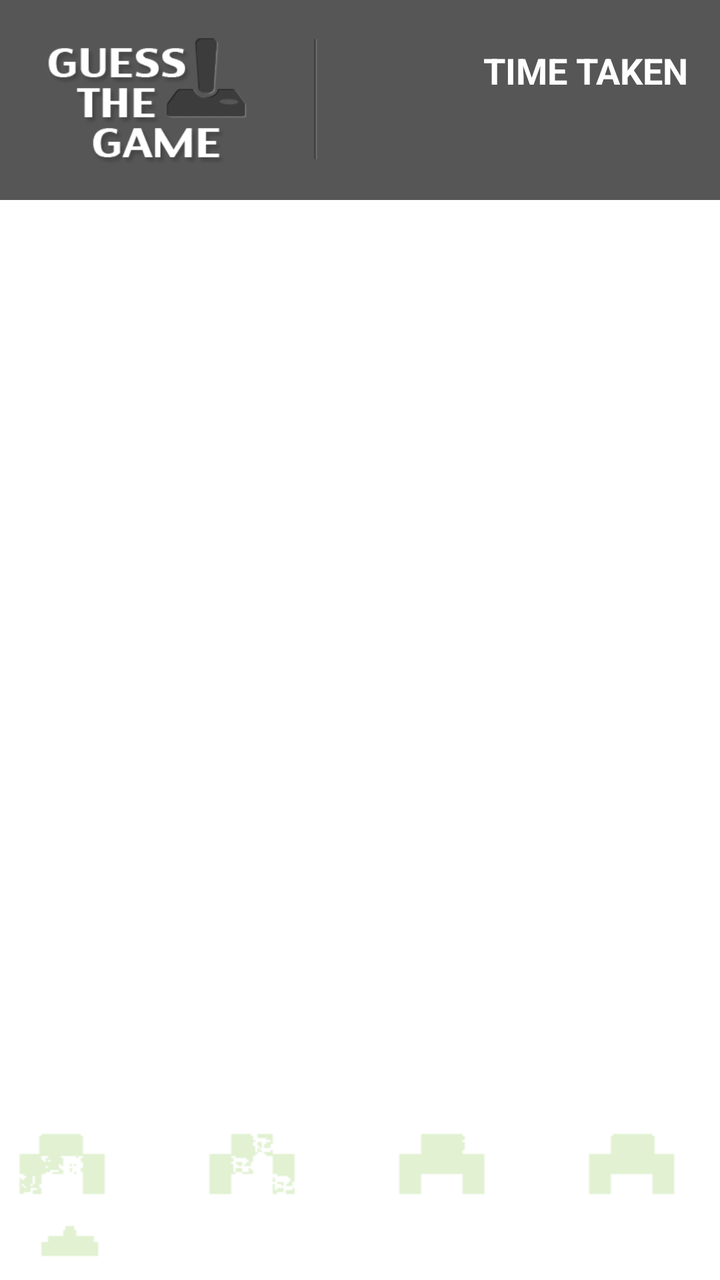
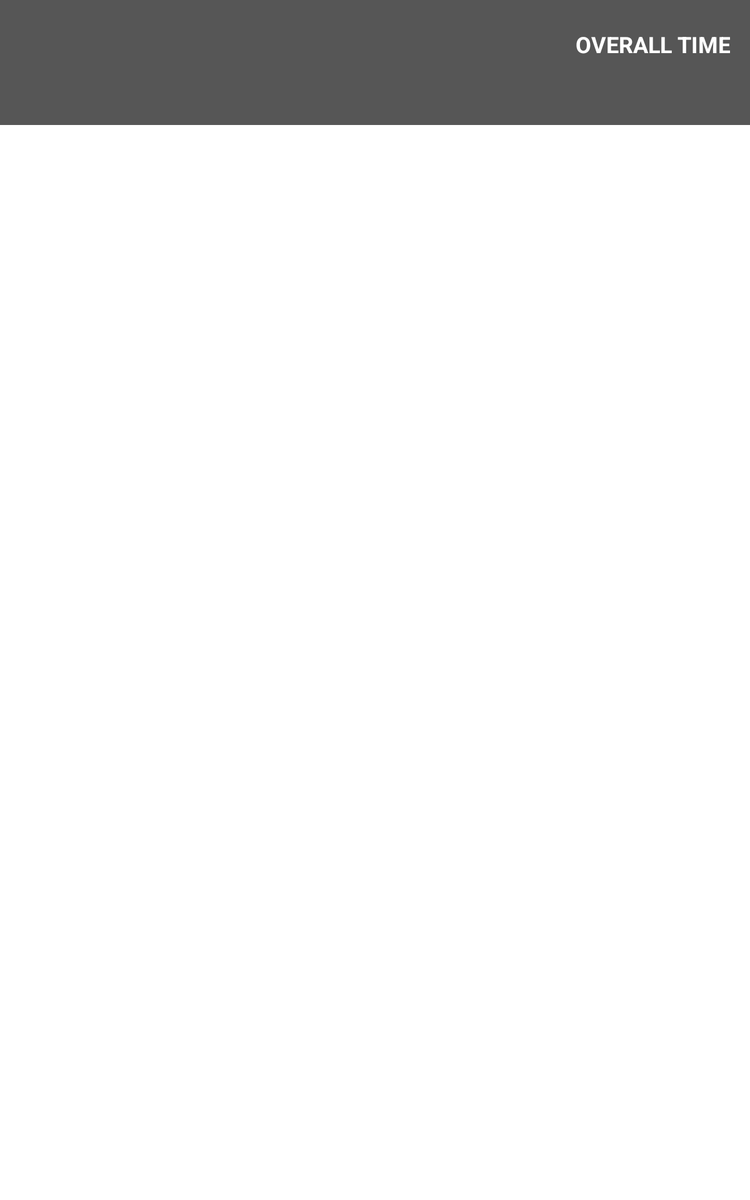

The same Android screen from two of the app's own layout files: first res/layout/ as a phone draws it, then the repository's variant for another configuration, drawn on a device whose configuration selects that folder. Both files follow.
<!-- AndroidManifest.xml: application theme AppTheme -->
<!-- res/layout/activity_main.xml -->
<RelativeLayout xmlns:android="http://schemas.android.com/apk/res/android"
    xmlns:tools="http://schemas.android.com/tools"
    android:layout_width="match_parent"
    android:layout_height="match_parent"
    tools:context=".MainActivity" >
	
     <RelativeLayout 
		android:layout_width="fill_parent"
		android:layout_height="wrap_content"
		android:background="@drawable/footer"
		android:layout_alignParentBottom="true"
		/>
    
    <LinearLayout
        android:id="@+id/header"
        android:layout_height="100dp"
        android:layout_width="fill_parent"
        android:background="#565656"
        android:padding="10dp"
        >
        
        <RelativeLayout 
            android:layout_width="fill_parent"
            android:layout_height="fill_parent"
            android:orientation="horizontal"
			android:gravity="center_vertical"
            >
            
            <ImageView
				android:id="@+id/logo"
				android:layout_width="160dp"
		        android:layout_height="70dp"
				android:src="@drawable/logo" 
				android:gravity="center_vertical|center_horizontal"
				/>
	        
	        <TextView
	            android:id="@+id/username" 
	            android:layout_width="wrap_content"
	            android:layout_height="wrap_content"
	            android:text="TIME TAKEN"
	            android:layout_alignParentRight="true"
	            android:textColor="#FFFFFF"
	            android:layout_marginRight="6dp"
	            android:layout_marginBottom="-10dp"
	            android:layout_marginTop="8dp"
	            android:textSize="18dp"
	            android:textStyle="bold"
	            android:textAllCaps="true"
	            android:gravity="center_vertical|center_horizontal"
	            />
	        
	        <TextView
	            android:id="@+id/time" 
	            android:layout_width="wrap_content"
	            android:layout_height="wrap_content"
	            android:text=""
	            android:layout_below="@+id/username"
	            android:textSize="36dp"
	            android:textColor="#b6d74d"
	            android:layout_marginRight="4dp"
	            android:layout_marginTop="-5dp"
	            android:gravity="center_vertical|center_horizontal"
	            android:layout_alignParentRight="true"
	            />
	        
        </RelativeLayout>
        
    </LinearLayout>
    
    <ListView
		android:id="@+id/levels"
		android:layout_width="fill_parent"
		android:layout_height="wrap_content"
		android:paddingLeft="0dp"
		android:paddingRight="0dp"
	   	android:layout_below="@+id/header"
	   	android:divider="@android:color/transparent"
	   	android:dividerHeight="12dp"
	   	android:paddingTop="12dp"
	   	android:paddingBottom="12dp"
	   	android:listSelector="@android:color/transparent"
	   	android:fadingEdgeLength="0dp"
	   	/>
    
</RelativeLayout>
<!-- resources referenced by this layout -->
<resources>
  <!-- drawable footer: png bitmap (drawable, 7580 bytes) -->
  <!-- drawable logo: png bitmap (drawable, 13458 bytes) -->
  <style name="AppTheme" parent="AppBaseTheme">
          
      </style>
  <!-- from res/values-v11/ -->
  <style name="AppBaseTheme" parent="android:Theme.Holo.Light.NoActionBar">
          
      </style>
</resources>
<!-- res/layout-sw600dp/activity_main.xml (the repository's variant of the layout above) -->
<!-- drawn on a 7-inch tablet held upright -->
<RelativeLayout xmlns:android="http://schemas.android.com/apk/res/android"
    xmlns:tools="http://schemas.android.com/tools"
    android:layout_width="match_parent"
    android:layout_height="match_parent"
    tools:context=".MainActivity" >
	
    
    
    <LinearLayout
        android:id="@+id/header"
        android:layout_height="100dp"
        android:layout_width="fill_parent"
        android:background="#565656"
        android:padding="10dp"
        >
        
        <RelativeLayout 
            android:layout_width="fill_parent"
            android:layout_height="fill_parent"
            android:orientation="horizontal"
			android:gravity="center_vertical"
            >
            
            <ImageView
				android:id="@+id/logo"
				android:layout_width="160dp"
		        android:layout_height="70dp"
				android:src="@drawable/logo_header" 
				android:gravity="center_vertical|center_horizontal"
				/>
	        
	        <TextView
	            android:id="@+id/timeText" 
	            android:layout_width="wrap_content"
	            android:layout_height="wrap_content"
	            android:text="OVERALL TIME"
	            android:layout_alignParentRight="true"
	            android:textColor="#FFFFFF"
	            android:layout_marginRight="6dp"
	            android:layout_marginBottom="-10dp"
	            android:layout_marginTop="8dp"
	            android:textSize="18dp"
	            android:textStyle="bold"
	            android:textAllCaps="true"
	            android:gravity="center_vertical|center_horizontal"
	            />
	        
	        <TextView
	            android:id="@+id/time" 
	            android:layout_width="wrap_content"
	            android:layout_height="wrap_content"
	            android:text=""
	            android:layout_below="@+id/timeText"
	            android:textSize="36dp"
	            android:textColor="#b6d74d"
	            android:layout_marginRight="4dp"
	            android:layout_marginTop="-5dp"
	            android:gravity="center_vertical|center_horizontal"
	            android:layout_alignParentRight="true"
	            android:shadowColor="#363636"
			    android:shadowDx="-1"
			    android:shadowDy="-1"
			    android:shadowRadius="0.6"
	            />
	        
        </RelativeLayout>
        
    </LinearLayout>

    <GridView
		android:id="@+id/levels"
		android:layout_width="fill_parent"
		android:layout_height="wrap_content"
		android:paddingLeft="24dp"
		android:paddingRight="0dp"
	   	android:layout_below="@+id/header"
	   	android:padding="24dp"
	   	android:listSelector="@android:color/transparent"
	   	android:fadingEdgeLength="0dp"
	   	android:numColumns="@string/levelsGridSize"
	   	android:stretchMode="columnWidth"
	   	android:verticalSpacing="24dip"
	   	android:horizontalSpacing="24dip"
	   	android:cacheColorHint="#00000000"
     	android:divider="#ff0000"
     	android:dividerHeight="1dp"	
	   	/>
    
</RelativeLayout>
<!-- resources referenced by the variant -->
<!-- as a 7-inch tablet held upright resolves them -->
<resources>
  <!-- from res/values-sw600dp/ -->
  <string name="levelsGridSize">3</string>
  <style name="AppTheme" parent="AppBaseTheme">
          
      </style>
  <!-- from res/values-v11/ -->
  <style name="AppBaseTheme" parent="android:Theme.Holo.Light.NoActionBar">
          
      </style>
</resources>
